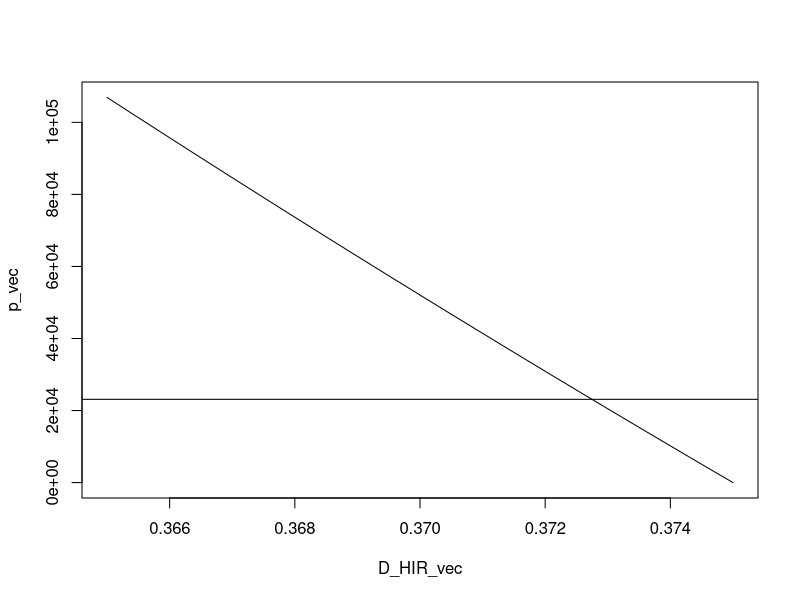

Recreate this plot in R.
# subscript conventions:
# S: shaft
# H: hub
# O: outer
# I: inner
# R: room temp
# h: high temp
# Max: maximum
# Min: minimum
# f: is a function
# fg: is a function generator


p_int_f <- function(D_SO, D_SI, D_HO, D_HI)
# get the interference pressure from the diameters
{
	(D_SO - D_HI) / (
		D_HI/E_H*((D_HO^2+D_HI^2)/(D_HO^2-D_HI^2)+nu_H)
		+D_SO/E_S*((D_SO^2+D_SI^2)/(D_SO^2-D_SI^2)-nu_S)
		)
}

# interference pressure as a function of D_HIR
p_int_fDHIR <- function(D_HIR) P_int_f(D_SO=D_SOR, D_SI=D_SIR, D_HO=D_HOR, D_HI=D_HIR)

# interference pressure as a function of retaining torque
p_torque_f <- function(Gamma_Max) 2*Gamma_Max/(mu_s*L*pi*D_SOR^2)

D_HIR_f <- function(D_SOR, D_SIR, D_HOR, p, verbose=F)
# Get hub's inner diameter at room temp.
# Use the other room temp diameters and the desired interference pressure.
# This uses a root finder, which is inefficient, but easier than CAS.
# It may also be more efficient than CAS, lol.
{
	intervalPads <- c(0.9, 1.1)
	r <- uniroot( # find the D_HIR corresponding to the desired p
		     f= function(D_HIR) p_int_f(D_SOR, D_SIR, D_HOR, D_HIR)-p,
		     interval= D_SOR*intervalPads
		     )
	if (verbose) print(r)
	return(r$root)
}

# diameter of a cylinder as a function of temperature
D_f <- function(alpha, T_h, T_R, D_SOR) alpha*(T_h-T_R)*D_SOR-D_SOR

T_h_fdG <- function(delta_h, Gamma_Max)
{
	p <- p_torque_f(Gamma_Max)
	cat('design pressure is ', p, '\n')
	D_HIR <- D_HIR_f(D_SOR, D_SIR, D_HOR, p)
	cat('D_HIR is ', D_HIR, '\n')
	T_R+(delta_h-D_SOR+D_HIR)/(alpha_S*D_SOR-alpha_H*D_HIR)
}

nu_H <- 0.33 # Poisson's number for the hub
nu_S <- 0.35 # Poisson's number for the shaft
E_H <- 10e6 # psi, modulus of elasticity of the hub
E_S <- 29e6 # psi, modulus of elasticity of the shaft
mu_s <- 0.47 # unitless, static coefficient of friction (hub and shaft)
D_SOR <- 0.375 # inches, shaft outer diameter at room temp
D_HOR <- 0.650 # inches, hub outer diameter at room temp
D_SIR <- 0.120 # inches, shaft inner diameter at room temp
L <- 1 # inches, interface length
alpha_H <- 13.5e-6 # 1/degF, CTE fo the hub
alpha_S <- 5.6e-7 # 1/degF, CTE fo the shaft
delta_h <- 0.003 # inches
T_R <- 70

p_des <- p_torque_f(Gamma_Max=200*12)
D_HIR_vec <- seq(from=D_SOR-0.01, to=D_SOR, length.out=300)
p_vec <- p_int_f(D_SOR, D_SIR, D_HOR, D_HIR_vec)
plot(D_HIR_vec, p_vec, type='l')
abline(h=p_des)

D_HIR <- D_HIR_vec[which.min(abs(p_des-p_vec))]
D_HIR <- D_SOR-0.005

T_R+(delta_h-D_SOR+D_HIR)/(alpha_S*D_SOR-alpha_H*D_HIR)

# D_HIR <- 0.370
# D_SOR - D_HIR
# D_HIR/E_H*((D_HOR^2+D_HIR^2)/(D_HOR^2-D_HIR^2)+nu_H)
# D_SOR/E_S*((D_SOR^2+D_SIR^2)/(D_SOR^2-D_SIR^2)-nu_S)

# torqueRange <- c(20*12, 200*12)
# torques <- seq(from=torqueRange[1], to=torqueRange[2], length.out=300)
# temps <- sapply(torques, function(G) T_h_f(delta_h, G))
# plot(torques, temps)
